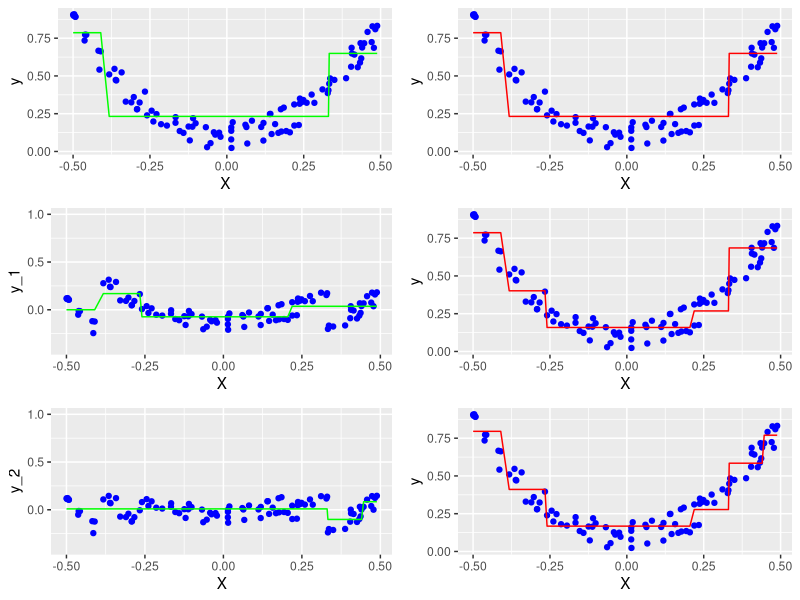

Source code (R):
## ---- chunk 1
library(tidyverse)
library(rpart)

set.seed(42)
X <- runif(100, 0, 1) - 0.5
y <- 3*X**2 + 0.05 * runif(100,0,4)

df <- cbind(X,y) %>% as_tibble()

rm(X,y)

## ---- chunk 2
tree_1 <- rpart(y~X, data=df, method='anova', control=list(cp=0.0000001, maxdepth=2))                

df <- df %>% mutate(h_1 = predict(tree_1, df),
                p_1 = h_1,
                y_1 = y - p_1)

## ---- chunk 3
tree_2 <- rpart(y_1~X, data=df, method='anova', control=list(cp=0.0000001, maxdepth=2))                
df <- df %>% mutate(h_2 = predict(tree_2, df),
                    p_2 = p_1 + h_2,
                    y_2 = y - p_2)
## ---- chunk 4
tree_3 <- rpart(y_2~X, data=df, method='anova', control=list(cp=0.0000001, maxdepth=2))                

df <- df %>% mutate(h_3 = predict(tree_3, df),
                    p_3 = p_2 + h_3,
                    y_3 = y - p_3)

tree_4 <- rpart(y_3~X, data=df, method='anova', control=list(cp=0.0000001, maxdepth=2))                

df <- df %>% mutate(h_4 = predict(tree_4, df),
                    p_4 = p_3 + h_4,
                    y_4 = y - p_4)

tree_5 <- rpart(y_4~X, data=df, method='anova', control=list(cp=0.0000001, maxdepth=2))                

df <- df %>% mutate(h_5 = predict(tree_5, df),
                    p_5 = p_4 + h_5,
                    y_5 = y - p_5)

tree_6 <- rpart(y_5~X, data=df, method='anova', control=list(cp=0.0000001, maxdepth=2))                

df <- df %>% mutate(h_6 = predict(tree_6, df),
                    p_6 = p_5 + h_6,
                    y_6 = y - p_6)

## ---- chunk 5
ggpubr::ggarrange(ncol=2, nrow=3,
                  ggplot(df) + 
                          geom_point(aes(x=X, y=y), color='blue') + 
                          geom_line(aes(x=X, y=h_1), color='green'),
                  ggplot(df) + 
                          geom_point(aes(x=X, y=y), color='blue') + 
                          geom_line(aes(x=X, y=p_1), color='red'),
                  ggplot(df) + 
                          geom_point(aes(x=X, y=y_1), color='blue') + 
                          geom_line(aes(x=X, y=h_2), color='green') +
                          scale_y_continuous(limits=c(-0.4,1)),
                  ggplot(df) + 
                          geom_point(aes(x=X, y=y), color='blue') + 
                          geom_line(aes(x=X, y=p_2), color='red'),
                  ggplot(df) + 
                          geom_point(aes(x=X, y=y_2), color='blue') + 
                          geom_line(aes(x=X, y=h_3), color='green') +
                          scale_y_continuous(limits=c(-0.4,1)),
                  ggplot(df) + 
                          geom_point(aes(x=X, y=y), color='blue') + 
                          geom_line(aes(x=X, y=p_3), color='red')
)
